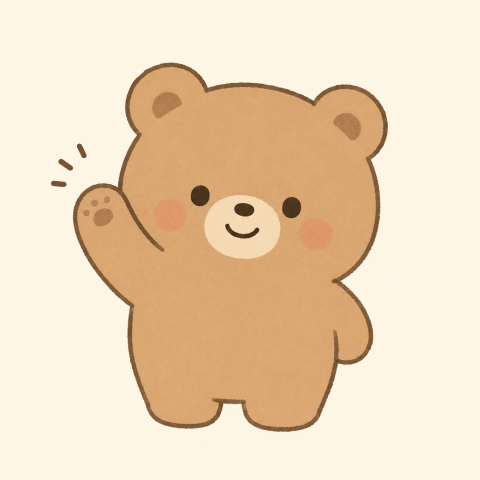
#> input picture Chapter07/bear.png, 480 x 480 px
$ python 07-03_flip.py
#> lines starting #> are read from the running program, lines starting #| are printed output that depends on the picture
import cv2

img = cv2.imread("bear.png")
#> img is the input picture: shape (480, 480, 3); mean B, G, R 185.2, 214.6, 237.2

# 第2引数（flipCode）: 0は上下反転，正の値（例: 1）は左右反転，負の値（例: -1）は上下左右両方の反転
img_flip_vertical   = cv2.flip(img, 0)   # 上下反転
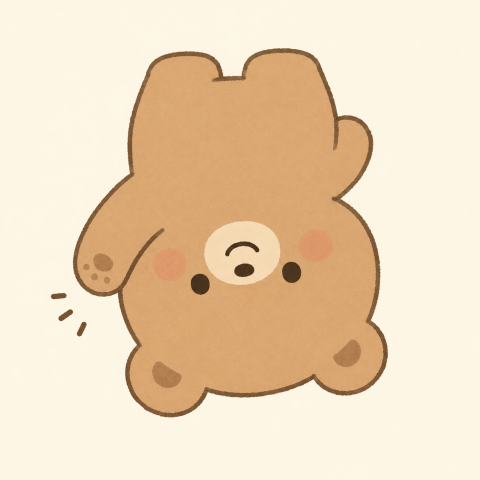
#> img_flip_vertical: shape (480, 480, 3); mean B, G, R 185.2, 214.6, 237.2
img_flip_horizontal = cv2.flip(img, 1)   # 左右反転
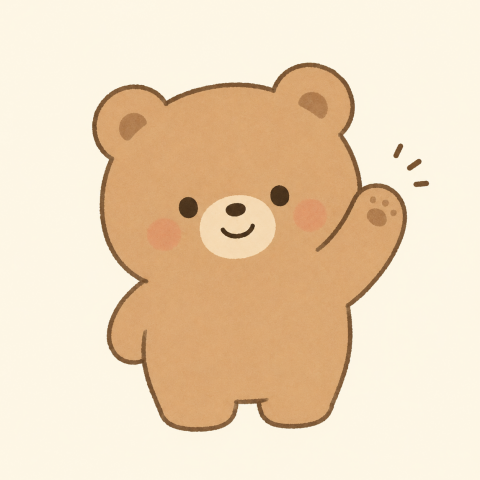
#> img_flip_horizontal: shape (480, 480, 3); mean B, G, R 185.2, 214.6, 237.2
img_flip_both       = cv2.flip(img, -1)  # 上下左右反転
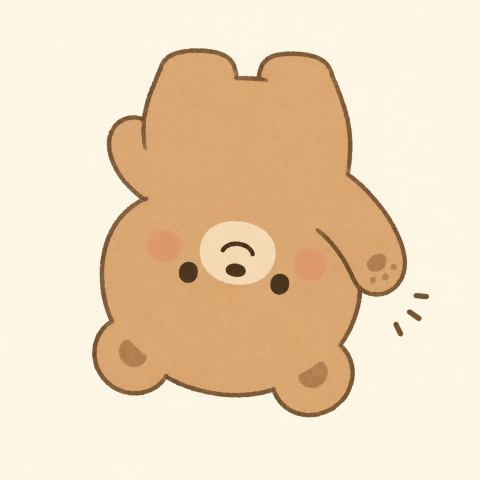
#> img_flip_both: shape (480, 480, 3); mean B, G, R 185.2, 214.6, 237.2

cv2.imwrite("flip_vertical.png",   img_flip_vertical)
cv2.imwrite("flip_horizontal.png", img_flip_horizontal)
cv2.imwrite("flip_both.png",       img_flip_both)
